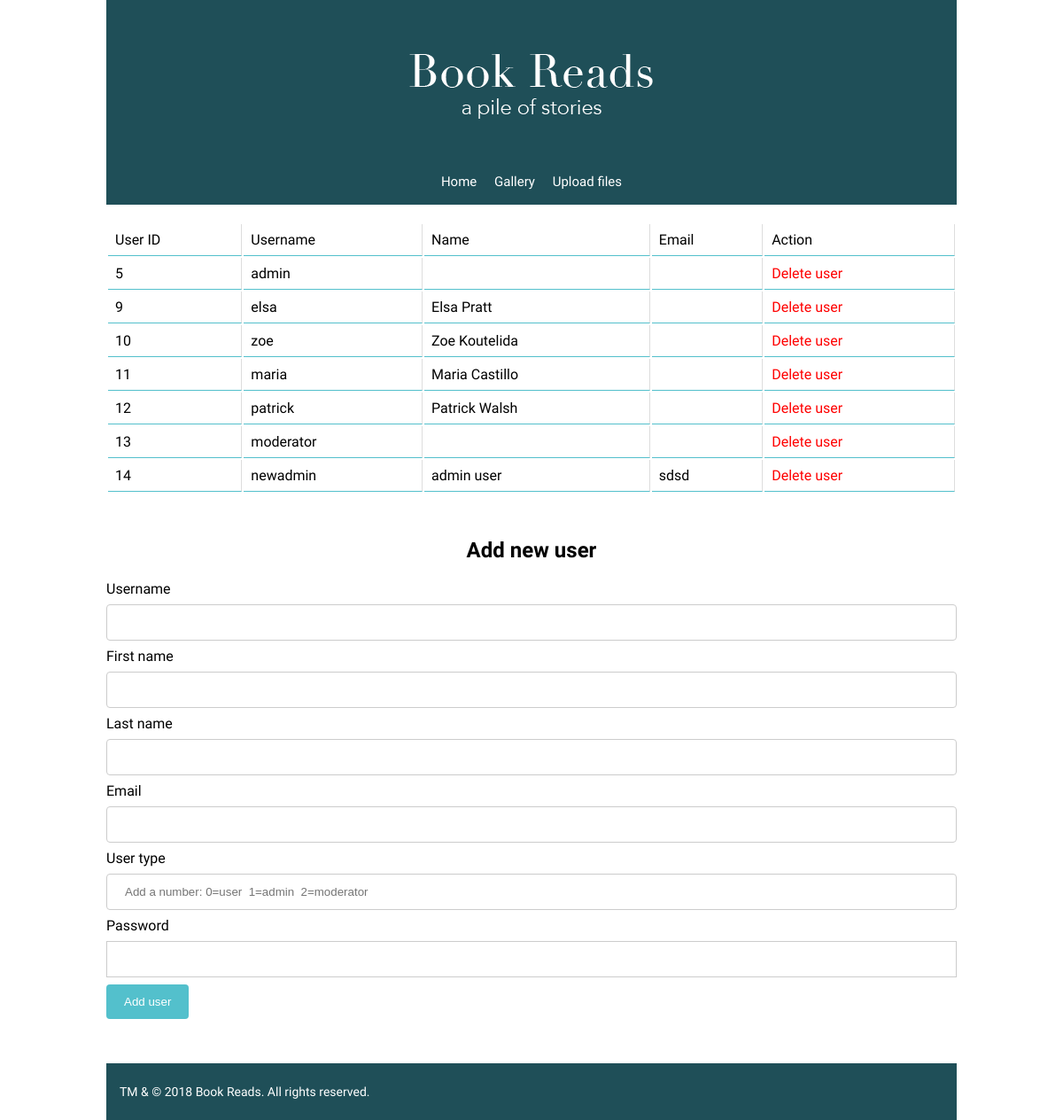
/admin/users.php, run on the app's committed database.
### tables this page shows
CREATE TABLE `user` (
  `userID` int(11) NOT NULL,
  `username` varchar(255) NOT NULL,
  `password` varchar(255) NOT NULL,
  `user_first` varchar(255) NOT NULL,
  `user_last` varchar(255) NOT NULL,
  `user_address` varchar(255) NOT NULL,
  `email` varchar(255) NOT NULL,
  `is_staff` tinyint(1) NOT NULL
);

### admin/users.php (the view, shortened to what this page needs)
<!doctype HTML>
<?php
include ('../../config.php');
include ('functions.php');
@ $db = new mysqli($dbserver, $dbuser, $dbpasswd, $dbname);
$query = "SELECT user.userID, user.username, user.user_first, user.user_last, user.email FROM user";
$statement = $db->prepare($query);
$statement -> bind_result($userID, $username, $user_first, $user_last, $email);
$statement->execute();
?>
<html>
<head>
    <link rel="stylesheet" href="../css/main.css">
</head>
<body class="site">
    <?php include("admin_header.php") ?>
	<?php
	echo '<table cellpadding="6" id="adminbooks">';
	echo '<tr><td> User ID </td><td>Username</td><td>Name</td><td>Email</td><td>Action</td> </b> </tr>';
	while($statement->fetch()) {
		echo "<tr>";
		echo "<td> $userID </td><td> $username </td><td> $user_first $user_last </td><td> $email </td>";
		echo "<td><a href=deleteuser.php?id=".$userID." class=deleteuser>Delete user</a></td>";
		echo "</tr>";
	}
	echo "</table>";
	?>
	<h2>Add new user</h2>
	<form id="adduserform" action="users.php" method = "POST">
		<div class="input-group">
			<label>Username</label>
			<input type="text" name="username" value="">
		</div>
		<div class="input-group">
			<label>First name</label>
			<input type="text" name="user_first" value="">
		</div>
		<div class="input-group">
			<label>Last name</label>
			<input type="text" name="user_last" value="">
		</div>
		<div class="input-group">
			<label>Email</label>
			<input type="text" name="email" value="">
		</div>
		<div class="input-group">
			<label>User type</label>
			<input type="text" name="is_staff" placeholder="Add a number: 0=user  1=admin  2=moderator">
		</div>
		<div class="input-group">
			<label>Password</label>
			<input type="password" name="password_1">
		</div>
	<div class="input-group">
		<button type="submit" class="btn" name="adduser_btn">Add user</button>
	</div>
 	 </form>
<?php include("../footer.php") ?>
</body>
</html>

### css/main.css (style rules this page uses)
body { font-family: 'Prompt', sans-serif; }
.site { max-width: 960px; margin: 0 auto; }
h2 { text-align: center; }
table { width: 100%; }
td { border-right: 1px solid #dddddd; border-bottom: 1px solid #53c0cc; text-align: left; padding: 8px; }
input[type=text], select, textarea { width: 100%; padding: 12px; border: 1px solid #ccc; border-radius: 4px; box-sizing: border-box; margin-top: 6px; margin-bottom: 16px; resize: vertical; }
.loginform, input[type=text], input[type=password] { width: 100%; padding: 12px 20px; margin: 8px 0; display: inline-block; border: 1px solid #ccc; box-sizing: border-box; }
button { background-color: #53c0cc; color: white; padding: 12px 20px; border: none; border-radius: 4px; cursor: pointer; }
#adminbooks { margin-top: 20px; }
.deleteuser { color: red; text-decoration: none; }
h2 { margin-top: 50px; }

### data on the page
user: userID "5", username "admin"
user: userID "9", username "elsa", user_first "Elsa", user_last "Pratt"
user: userID "10", username "zoe", user_first "Zoe", user_last "Koutelida"
user: userID "11", username "maria", user_first "Maria", user_last "Castillo"
user: userID "12", username "patrick", user_first "Patrick", user_last "Walsh"
user: userID "13", username "moderator"
user: userID "14", username "newadmin", user_first "admin", user_last "user", email "sdsd"
